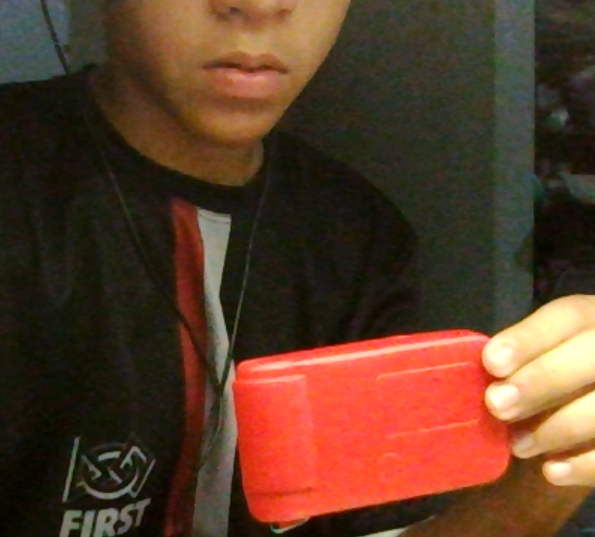
#> input picture OpenCV/foto.png, 595 x 537 px, given in place of the camera
$ python pruebacolor.py
#> lines starting #> are read from the running program, lines starting #| are printed output that depends on the picture; after the words box and inside, x2 and y2 are one past the last pixel; in counts of white or black regions, pixels touching at a corner belong together
import cv2
import numpy as np

def empty(a):
    pass

# Crear ventana de configuración de rango de colores
cv2.namedWindow("HSV")
cv2.resizeWindow("HSV", 640, 240)

# la
cv2.createTrackbar("Hue Min", "HSV", 0, 179, empty)
cv2.createTrackbar("Hue Max", "HSV", 179, 179, empty)
cv2.createTrackbar("Sat Min", "HSV", 0, 255, empty)
cv2.createTrackbar("Sat Max", "HSV", 255, 255, empty)
cv2.createTrackbar("Val Min", "HSV", 0, 255, empty)
cv2.createTrackbar("Val Max", "HSV", 255, 255, empty)

# Configurar la webcam
cap = cv2.VideoCapture(0)

while True:
    ret, frame = cap.read()
#> frame is the input picture: shape (537, 595, 3); mean B, G, R 39.6, 58.6, 89.8

    if not ret:
        break

    # Convertir la imagen a HSV
    hsv = cv2.cvtColor(frame, cv2.COLOR_BGR2HSV)
#> hsv: shape (537, 595, 3); mean H, S, V 24.1, 133.5, 91.2

    # Obtener los valores del rango de colores
    h_min = 0
    h_max = 179
    s_min = 160
    s_max = 255
    v_min = 170
    v_max = 255

    # Crear el rango de colores en HSV
    lower = np.array([h_min, s_min, v_min])
    upper = np.array([h_max, s_max, v_max])

    # Crear una máscara para filtrar los colores deseados
    mask = cv2.inRange(hsv, lower, upper)
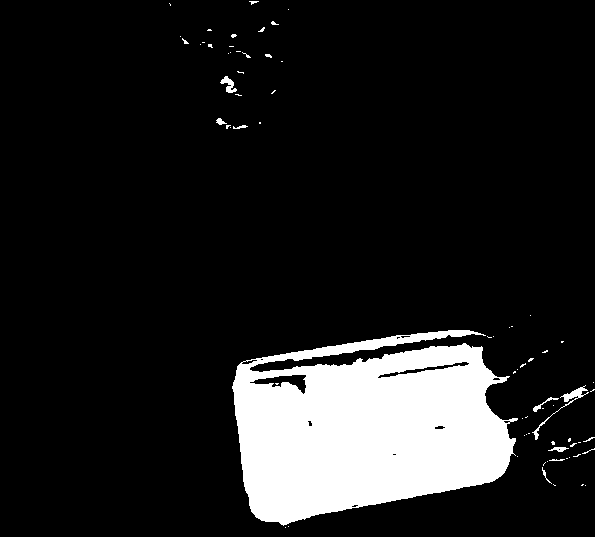
#> mask: shape (537, 595); 12.5% white; 72 white regions (62 under 20 px)

    # Dibujar los contornos de los objetos en la máscara
    contours, _ = cv2.findContours(mask, cv2.RETR_EXTERNAL, cv2.CHAIN_APPROX_SIMPLE)
#> contours = 71 contours, 65 with area under 20; largest, box (x1, y1, x2, y2) and area: (232, 330, 518, 526) 39140, (532, 385, 589, 440) 178, (220, 76, 237, 93) 99, (533, 397, 559, 412) 44, (548, 447, 569, 452) 39, (216, 118, 227, 125) 30

    # Dibujar rectángulos alrededor de los objetos detectados
    for cnt in contours:
        area = cv2.contourArea(cnt)
        if area > 1000:
            x, y, w, h = cv2.boundingRect(cnt)
            cv2.rectangle(frame, (x, y), (x + w, y + h), (0, 255, 0), 2)
            cv2.putText(frame, f"x 283{x} Y: {y}", (x+w+20,y+h+20), cv2.FONT_HERSHEY_SIMPLEX, 2, (0,255,0), 1)
            print(f"Ubicación: X: {x} Y: {y}")
#> this loop made 71 passes
#> (area, x, y, w, h) on pass 40: (39140, 232, 330, 286, 196)
#> area on passes 15, 28, 30, 48, 51: 39, 44, 177.5, 29.5, 99
#| Ubicación: X: 232 Y: 330
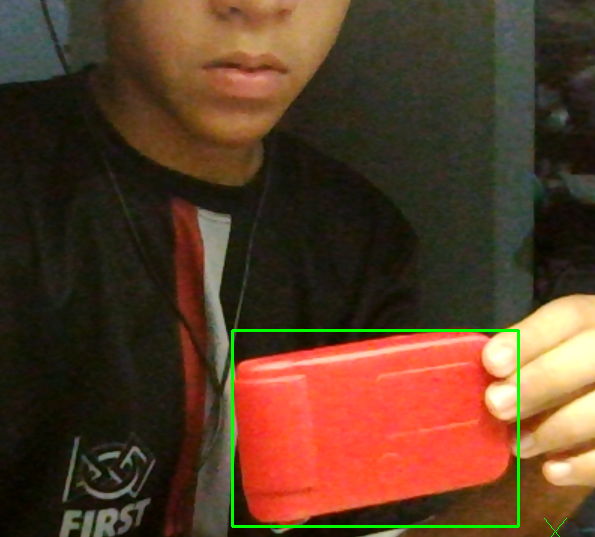
#> frame: shape (537, 595, 3); 0.92% of pixels changed, all inside (x1, y1, x2, y2) = (231, 329, 567, 537)

    # Mostrar la imagen con los rectángulos dibujados alrededor de los objetos detectados
    cv2.imshow("frame", frame)

    # Salir del bucle cuando la tecla 'q' es presionada
    if cv2.waitKey(1) & 0xFF == ord("q"):
#> (key q is pressed here)
        break

# Liberar recursos y cerrar ventanas
cap.release()
cv2.destroyAllWindows()
